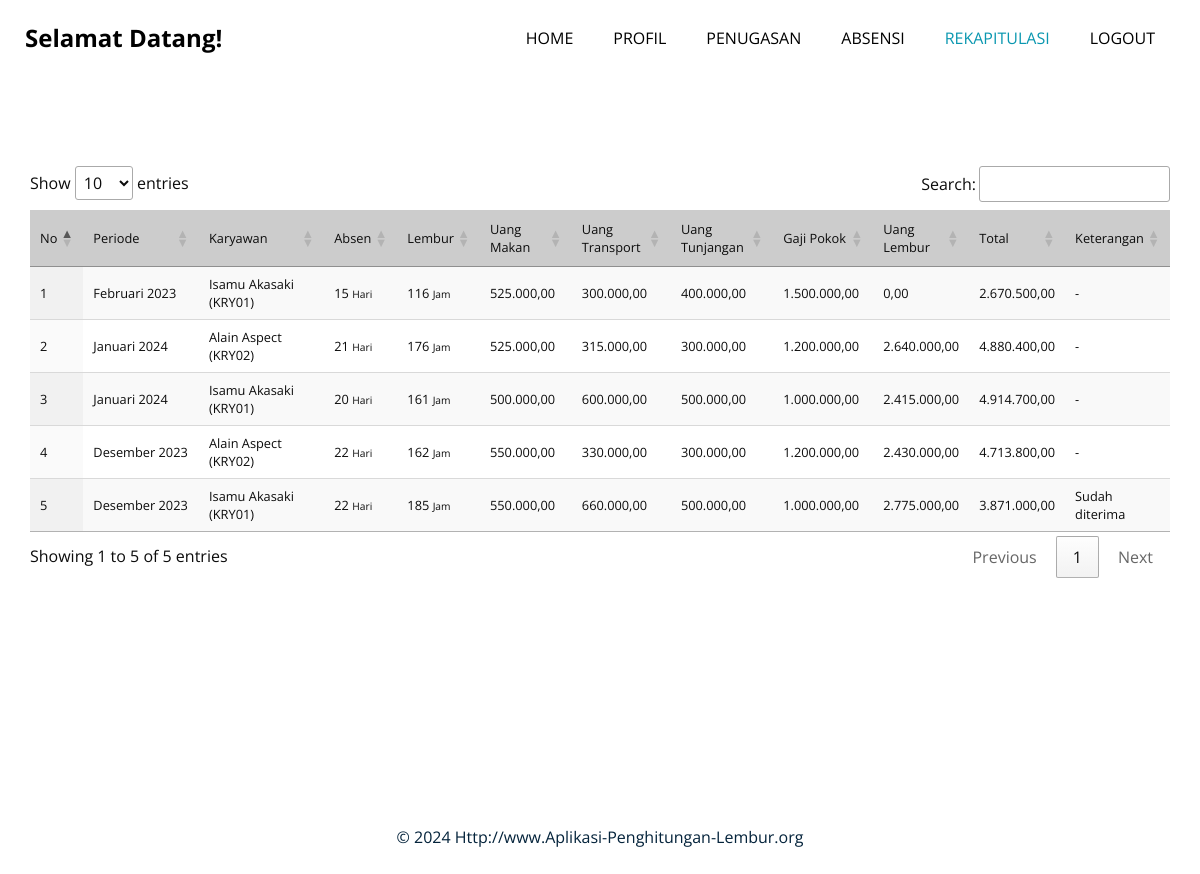
Page /index.php?mnu=rrekapitulasi (signed in) on the committed database.
### tables this page shows
CREATE TABLE `tb_penggajian` (
  `id_penggajian` int(8) NOT NULL,
  `id_rekanan` varchar(15) NOT NULL,
  `id_karyawan` varchar(15) NOT NULL,
  `periode` varchar(15) NOT NULL,
  `absen` int(10) NOT NULL,
  `lembur` int(10) NOT NULL,
  `sgaji1` int(10) NOT NULL,
  `sgaji2` int(10) NOT NULL,
  `sgaji3` int(10) NOT NULL,
  `sgaji4` int(10) NOT NULL,
  `sgaji5` int(10) NOT NULL,
  `pajak` int(10) NOT NULL,
  `subtotal` int(12) NOT NULL COMMENT 'Gaji Kotor',
  `total` int(12) NOT NULL COMMENT 'Gaji Bersih',
  `tanggal` date NOT NULL,
  `jam` time NOT NULL,
  `status` varchar(15) NOT NULL,
  `keterangan` text NOT NULL
);

CREATE TABLE `tb_karyawan` (
  `id_karyawan` int(8) NOT NULL,
  `id_rekanan` varchar(15) NOT NULL,
  `id_finger` varchar(15) NOT NULL,
  `nama_karyawan` varchar(30) NOT NULL,
  `deskripsi` text NOT NULL,
  `email` varchar(40) NOT NULL,
  `telepon` varchar(15) NOT NULL,
  `username` varchar(15) NOT NULL,
  `password` varchar(14) NOT NULL,
  `status` varchar(15) NOT NULL,
  `gaji1` int(10) NOT NULL,
  `gaji2` int(10) NOT NULL,
  `gaji3` int(10) NOT NULL,
  `gaji4` int(10) NOT NULL,
  `gaji5` int(10) NOT NULL,
  `keterangan` text NOT NULL
);

### koneksivar.php (called while the page is built, shortened)
<?php
$tbpenggajian="tb_penggajian";
$gj1="Uang Makan";
$gj2="Uang Transport";
$gj3="Uang Tunjangan";
$gj4="Gaji Pokok";
$gj5="Uang Lembur";
?>

### rekapitulasi2.php (the view, shortened to what this page needs)
<script type="text/javascript">
function PRINT(pk){
win=window.open('penggajian/penggajian_print.php?pk='+pk,'win','width=1000, height=400, menubar=0, scrollbars=1, resizable=0, location=0, toolbar=0, status=0'); }
</script>
<link rel="stylesheet" href="https://cdn.datatables.net/1.11.3/css/jquery.dataTables.min.css">
<?php
$id_rekanan=$_SESSION["cid"];
$sql = "select * from `$tbpenggajian` where id_rekanan='$id_rekanan' order by `id_penggajian` desc";
$jum = getJum($conn, $sql);
	?>
<table id="examplec" class="display" style="width:100%">
        <thead>
  <tr bgcolor="#cccccc">
    <th width="3%"><small>No</small></td>
	<th width="20%"><small>Periode</small></td>
	<th width="20%"><small>Karyawan</small></td>
    <th width="5%"><small>Absen</small></td>
    <th width="5%"><small>Lembur</small></td>
    <th width="10%"><small><?php echo $gj1;?></small></td>
    <th width="10%"><small><?php echo $gj2;?></small></td>
    <th width="10%"><small><?php echo $gj3;?></small></td>
    <th width="10%"><small><?php echo $gj4;?></small></td>
    <th width="10%"><small><?php echo $gj5;?></small></td>
	 <th width="10%"><small>Total</small></td>
	 <th width="20%"><small>Keterangan</small></td>
  </tr>
     </thead>
        <tbody>
<?php
		if($jum > 0){
$no=1;
	$arr=getData($conn,$sql);
		foreach($arr as $d) {
				$id_karyawan=$d["id_karyawan"];
				$karyawan=getKaryawan($conn,$d["id_karyawan"]);
				$periode=$d["periode"];
				$absen=$d["absen"];
				$lembur=$d["lembur"];
				$sgaji1=RP($d["sgaji1"]);
				$sgaji2=RP($d["sgaji2"]);
				$sgaji3=RP($d["sgaji3"]);
				$sgaji4=RP($d["sgaji4"]);
				$sgaji5=RP($d["sgaji5"]);
				$total=RP($d["total"]);
				$keterangan=$d["keterangan"];
				$color="#dddddd";
					if($no %2==0){$color="#eeeeee";}
echo"<tr bgcolor='$color'>
				<td><small>$no</small></td>
				<td><small>$periode</small></td>
				<td><small>$karyawan (KRY0$id_karyawan)</small></td>
				<td><small>$absen <small>Hari</small></td>
				<td><small>$lembur <small>Jam</small></td>
				<td><small>$sgaji1</small></td>
				<td><small>$sgaji2</small></td>
				<td><small>$sgaji3</small></td>
				<td><small>$sgaji4</small></td>
				<td><small>$sgaji5</small></td>
				<td><small>$total</small></td>
				<td><small>$keterangan</small></td>
				</tr>";
			$no++;
			}
		}
		else{echo"<tr><td colspan='6'><blink>Maaf, Data penggajian belum tersedia...</blink></td></tr>";}
?>
</tbody>
</table>
</div>

### css/style.css (style rules this page uses)
body { font-family: 'Open Sans', sans-serif; color: #0c0c0c; background-color: #ffffff; overflow-x: hidden; }

### rows in the picture
tb_penggajian: periode "Februari 2023", id_karyawan.nama_karyawan "Isamu Akasaki", id_karyawan "1", absen "15", lembur "116", sgaji1 "525.000,00", sgaji2 "300.000,00", sgaji3 "400.000,00", sgaji4 "1.500.000,00", sgaji5 "0,00", total "2.670.500,00", keterangan "-"
tb_penggajian: periode "Januari 2024", id_karyawan.nama_karyawan "Alain Aspect", id_karyawan "2", absen "21", lembur "176", sgaji1 "525.000,00", sgaji2 "315.000,00", sgaji3 "300.000,00", sgaji4 "1.200.000,00", sgaji5 "2.640.000,00", total "4.880.400,00", keterangan "-"
tb_penggajian: periode "Januari 2024", id_karyawan.nama_karyawan "Isamu Akasaki", id_karyawan "1", absen "20", lembur "161", sgaji1 "500.000,00", sgaji2 "600.000,00", sgaji3 "500.000,00", sgaji4 "1.000.000,00", sgaji5 "2.415.000,00", total "4.914.700,00", keterangan "-"
tb_penggajian: periode "Desember 2023", id_karyawan.nama_karyawan "Alain Aspect", id_karyawan "2", absen "22", lembur "162", sgaji1 "550.000,00", sgaji2 "330.000,00", sgaji3 "300.000,00", sgaji4 "1.200.000,00", sgaji5 "2.430.000,00", total "4.713.800,00", keterangan "-"
tb_penggajian: periode "Desember 2023", id_karyawan.nama_karyawan "Isamu Akasaki", id_karyawan "1", absen "22", lembur "185", sgaji1 "550.000,00", sgaji2 "660.000,00", sgaji3 "500.000,00", sgaji4 "1.000.000,00", sgaji5 "2.775.000,00", total "3.871.000,00", keterangan "Sudah diterima"

### other values in the picture
$gj1 "Uang Makan"
$gj2 "Uang Transport"
$gj3 "Uang Tunjangan"
$gj4 "Gaji Pokok"
$gj5 "Uang Lembur"
$footer "Http://www.Aplikasi-Penghitungan-Lembur.org"
